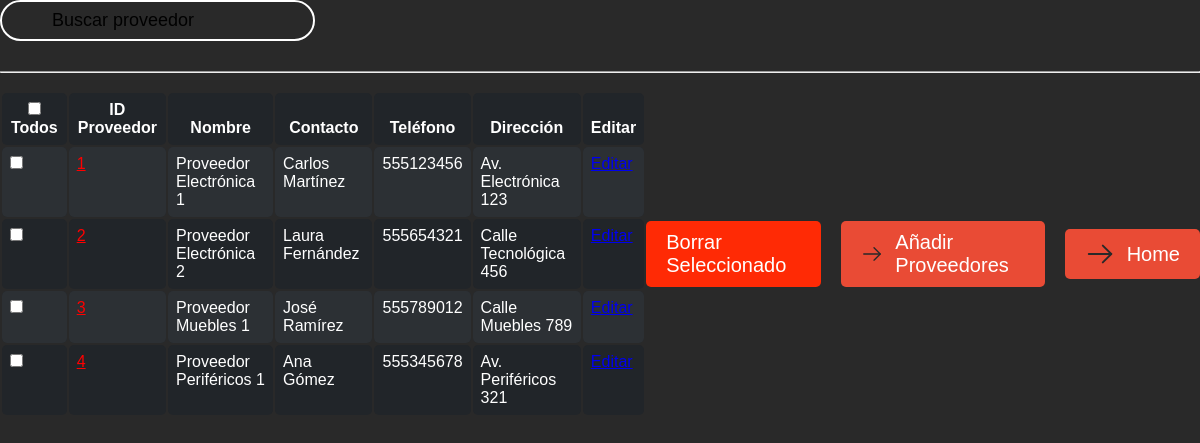
Page /proveedores.php on the committed database.
### tables this page shows
CREATE TABLE `proveedores` (
  `idProveedor` int(11) NOT NULL,
  `nombre` varchar(255) NOT NULL,
  `contacto` varchar(255) DEFAULT NULL,
  `telefono` varchar(20) DEFAULT NULL,
  `direccion` varchar(255) DEFAULT NULL
);

### proveedores.php (the view, shortened to what this page needs)
<!DOCTYPE html>
<html lang="es">
<head>
    <link rel="stylesheet" href="stilopr.css">
</head>
<body>
<?php
$conexion = mysqli_connect("localhost", "root", "", "inventario");
?>
<div class="container-fluid">
    <form class="d-flex">
        <input class="form-control me-2 light-table-filter" data-table="table_id" type="search"
               placeholder="Buscar proveedor" style="color: #1F37BD">
        <hr style="margin-top: 30px;">
    </form>
    <br>
</div>
<div class="table-container">
    <form method="POST" id="deleteForm" action="borrar_proveedor.php">
        <table class="table table-striped table-dark table_id">
            <thead>
            <tr>
                <th><input type="checkbox" onclick="selectedCheckbox(this)"> Todos</th>
                <th>ID Proveedor</th>
                <th>Nombre</th>
                <th>Contacto</th>
                <th>Teléfono</th>
                <th>Dirección</th>
                <th>Editar</th>
            </tr>
            </thead>
            <tbody>
            <?php
            $SQL = "SELECT * FROM proveedores";
            $dato = mysqli_query($conexion, $SQL);
            if ($dato->num_rows > 0) {
                while ($fetch = mysqli_fetch_assoc($dato)) {
                    ?>
                    <tr>
                        <td><input type="checkbox" name="check[]" value="<?php echo $fetch['idProveedor']; ?>"></td>
                        <td><a class="link" href="modifyproviders.php?c=<?php echo $fetch['idProveedor']; ?>"><?php echo $fetch['idProveedor']; ?></a></td>
                        <td><?php echo $fetch['nombre']; ?></td>
                        <td><?php echo $fetch['contacto']; ?></td>
                        <td><?php echo $fetch['telefono']; ?></td>
                        <td><?php echo $fetch['direccion']; ?></td>
                        <td><a href="modifyproviders.php?c=<?php echo $fetch['idProveedor']; ?>">Editar</a></td>
                    </tr>
                    <?php
                }
            } else {
                ?>
                <tr class="text-center">
                    <td colspan="7">No existen registros</td>
                </tr>
                <?php
            }
            ?>
            </tbody>
        </table>
    </form>
    <a href="#" id="delete-btn" onclick="confirmDeletion()">
        Borrar Seleccionado
    </a>
    <a href="agregar/addprov.php" id="btn">
        Añadir Proveedores
    </a>
    <a href="bienvenida.php" id="btn">
        Home
    </a>
</div>
</body>
</html>

### stilopr.css (style rules this page uses)
::placeholder { color: black; }
.link { color: #FF0000; }
.table > :not(caption) > * > * { padding: 0.5rem 0.5rem; background-color: var(--bs-table-bg); border-bottom-width: 1px; box-shadow: inset 0 0 0 9999px var(--bs-table-accent-bg); border-radius:5px; }
.table > tbody { vertical-align: inherit; }
.table > thead { vertical-align: bottom; }
.table > :not(:first-child) { border-top: 2px solid currentColor; }
.table-striped > tbody > tr:nth-of-type(odd) > * { --bs-table-accent-bg: var(--bs-table-striped-bg); color: var(--bs-table-striped-color); }
.table-dark { --bs-table-bg: #212529; --bs-table-striped-bg: #2c3034; --bs-table-striped-color: #fff; --bs-table-active-bg: #373b3e; --bs-table-active-color: #fff; --bs-table-hover-bg: #323539; --bs-table-hover-color: #fff; color: #fff; border-color: #373b3e; }
* { margin: 0; padding: 0; outline: 0; }
body { background-color: #1FBD94; }
input[type=search] { width: 315px; padding: 8px 20px 8px 50px; border:#fff solid 2px; font-size: 18px; border-radius: 25px; background-position: 2% 50%; background-repeat: no-repeat; background-size: 30px; background-image: url('search.svg'); background-color: transparent; transition: 0.5s all ease-in-out; filter: brightness(170%); }
input[type=search]:focus, input[type=search]:not(:placeholder-shown) { width: 380px; background-color: #fff; filter: brightness(100%); }
* { margin: 0; padding: 0; font-family: 'Nunito', sans-serif; }

### proveedores.php (style rules this page uses)
* { margin: 0; padding: 0; font-family: 'Nunito', sans-serif; }
body { background-color: #292929; }
.table-container { display: flex; justify-content: space-between; align-items: center; margin-bottom: 20px; }
.table-container .table { width: 100%; }
#btn { text-decoration: none; cursor: pointer; color: #fff; font-size: 20px; display: flex; justify-content: center; align-items: center; padding: 10px 20px; transition: 0.3s all ease; position: relative; background-color: #e94b35; border-radius: 5px; margin-left: 20px; }
#btn::before { position: absolute; content: ''; left: 0; z-index: -1; background-color: #fff; width: 38px; height: 38px; border-radius: 80px; transition: 0.3s all cubic-bezier(0.175, 0.885, 0.32, 1.275); }
#btn svg { width: 30px; height: 30px; margin-right: 12px; }
#delete-btn { text-decoration: none; cursor: pointer; color: #fff; font-size: 20px; display: flex; justify-content: center; align-items: center; padding: 10px 20px; transition: 0.3s all ease; position: relative; background-color: #ff2a05; border-radius: 5px; }

### rows in the picture
proveedores: idProveedor "1", nombre "Proveedor Electrónica 1", contacto "Carlos Martínez", telefono "555123456", direccion "Av. Electrónica 123"
proveedores: idProveedor "2", nombre "Proveedor Electrónica 2", contacto "Laura Fernández", telefono "555654321", direccion "Calle Tecnológica 456"
proveedores: idProveedor "3", nombre "Proveedor Muebles 1", contacto "José Ramírez", telefono "555789012", direccion "Calle Muebles 789"
proveedores: idProveedor "4", nombre "Proveedor Periféricos 1", contacto "Ana Gómez", telefono "555345678", direccion "Av. Periféricos 321"
